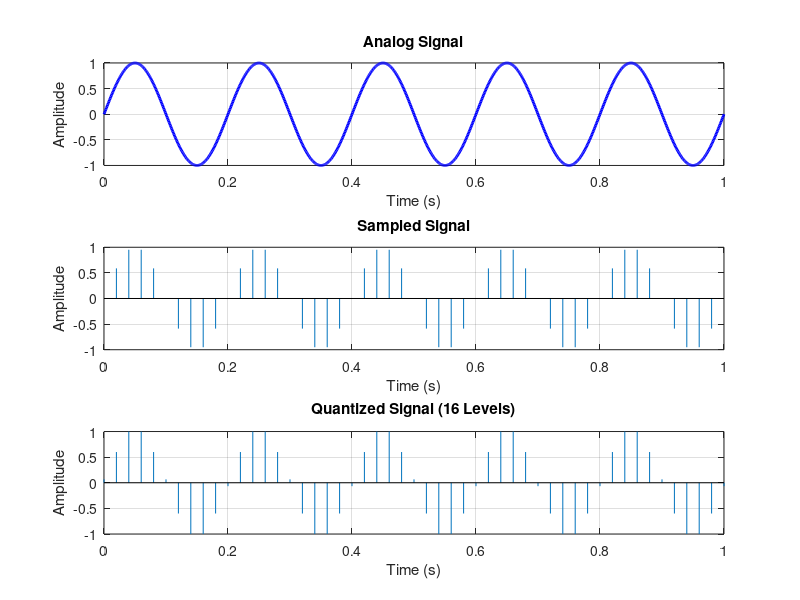

This chart was generated by the following MATLAB code:
% Experiment 1: Convert analog to digital signal in matlab
clc
clear
close all

t = 0:0.001:1;
x = sin(2*pi*5*t);

Fs = 50;
ts = 0:1/Fs:1;
xs = sin(2*pi*5*ts);

L = 16;
xmin = -1;
xmax = 1;
q = (xmax - xmin)/(L-1);
xq = round((xs - xmin)/q)*q + xmin;

figure

subplot(3,1,1)
plot(t,x,'b','LineWidth',2)
grid on
xlabel('Time (s)')
ylabel('Amplitude')
title('Analog Signal')

subplot(3,1,2)
stem(ts,xs,'Marker','none')
grid on
xlabel('Time (s)')
ylabel('Amplitude')
title('Sampled Signal')

subplot(3,1,3)
stem(ts,xq,'Marker','none')
grid on
xlabel('Time (s)')
ylabel('Amplitude')
title('Quantized Signal (16 Levels)')
